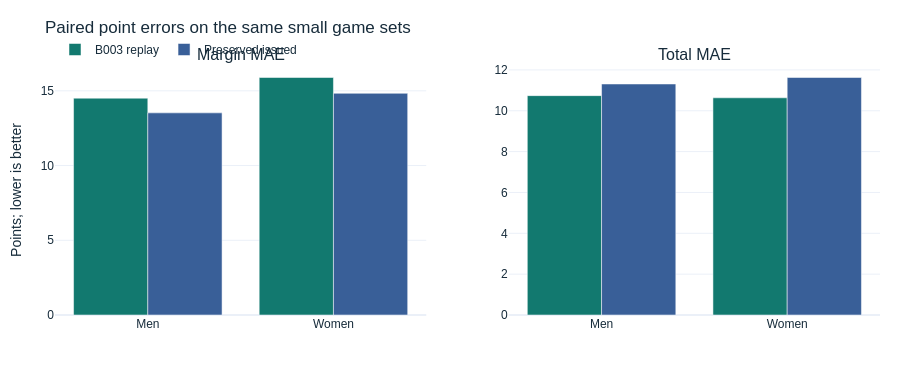

Source (notebook cell):
### Markdown cell above
## Direct common-game comparison — different evidence modes, exact same games

### Code cell
rows=[]
for p in DATA['paired']:
    for metric in (['accuracy','log_loss','brier'] if p['target']=='win' else ['mae','rmse']):
        x=p['metrics'][metric]
        rows.append([league(p['league']),p['target'],metric,p['games'],fmt(x['candidate'],6),fmt(x['reference'],6),fmt(x['candidate_minus_reference'],6)])
add('<section id="paired"><h2>Neither model wins every metric</h2><p>Thirty games have exact outcome matches to the preserved selected issues: 16 men’s and 14 women’s. The selected issue has lower log loss and margin MAE in both samples. B003 has lower total MAE in both. The men’s selected model picked 16 of 16 winners versus B003’s 15; both picked 10 of 14 women’s winners. '+cite('S5')+'</p>'+table(['League','Target','Metric','Games','B003 replay','Preserved issued','Replay − issued'],rows)+'<div class="note warn">The full issue archive has 32 games. Two men’s games have changed recorded tip times without an authenticated time alias and remain unscored. These small, selected cohorts and different evidence modes cannot establish an overall winner or support promotion.</div></section>')
fig=make_subplots(rows=1,cols=2,subplot_titles=['Margin MAE','Total MAE'])
for j,target in enumerate(['margin','total'],1):
    group=[p for p in DATA['paired'] if p['target']==target]
    for name,key,color in [('B003 replay','candidate','#12796f'),('Preserved issued','reference','#395f98')]:
        fig.add_bar(name=name,legendgroup=key,showlegend=j==1,x=[league(p['league']) for p in group],y=[p['metrics']['mae'][key] for p in group],marker_color=color,customdata=[p['games'] for p in group],hovertemplate='%{x}<br>MAE %{y:.3f} points<br>Games %{customdata}<extra>%{fullData.name}</extra>',row=1,col=j)
fig.update_layout(title='Paired point errors on the same small game sets',height=370,barmode='group',legend=dict(orientation='h',y=1.12))
fig.update_yaxes(title_text='Points; lower is better',col=1)
figure(fig,'paired-points','The selected cohort is not representative proof of full-season performance. Source/phase limitations remain. '+cite('S5'))

### Figure 1 — Plotly figure (JSON) as saved in the notebook; plotly's stock layout.template omitted (floating-point values rounded to 4 significant figures)
{"data": [{"customdata": [16, 14], "hovertemplate": "%{x}<br>MAE %{y:.3f} points<br>Games %{customdata}<extra>%{fullData.name}</extra>", "legendgroup": "candidate", "marker": {"color": "#12796f"}, "name": "B003 replay", "showlegend": true, "type": "bar", "x": ["Men", "Women"], "xaxis": "x", "y": [14.51, 15.89], "yaxis": "y"}, {"customdata": [16, 14], "hovertemplate": "%{x}<br>MAE %{y:.3f} points<br>Games %{customdata}<extra>%{fullData.name}</extra>", "legendgroup": "reference", "marker": {"color": "#395f98"}, "name": "Preserved issued", "showlegend": true, "type": "bar", "x": ["Men", "Women"], "xaxis": "x", "y": [13.52, 14.83], "yaxis": "y"}, {"customdata": [16, 14], "hovertemplate": "%{x}<br>MAE %{y:.3f} points<br>Games %{customdata}<extra>%{fullData.name}</extra>", "legendgroup": "candidate", "marker": {"color": "#12796f"}, "name": "B003 replay", "showlegend": false, "type": "bar", "x": ["Men", "Women"], "xaxis": "x2", "y": [10.74, 10.63], "yaxis": "y2"}, {"customdata": [16, 14], "hovertemplate": "%{x}<br>MAE %{y:.3f} points<br>Games %{customdata}<extra>%{fullData.name}</extra>", "legendgroup": "reference", "marker": {"color": "#395f98"}, "name": "Preserved issued", "showlegend": false, "type": "bar", "x": ["Men", "Women"], "xaxis": "x2", "y": [11.31, 11.63], "yaxis": "y2"}], "layout": {"annotations": [{"font": {"size": 16}, "showarrow": false, "text": "Margin MAE", "x": 0.225, "xanchor": "center", "xref": "paper", "y": 1.0, "yanchor": "bottom", "yref": "paper"}, {"font": {"size": 16}, "showarrow": false, "text": "Total MAE", "x": 0.775, "xanchor": "center", "xref": "paper", "y": 1.0, "yanchor": "bottom", "yref": "paper"}], "barmode": "group", "font": {"color": "#172c3b", "family": "Arial"}, "height": 370, "legend": {"orientation": "h", "y": 1.12}, "margin": {"b": 55, "l": 55, "r": 20, "t": 65}, "paper_bgcolor": "white", "plot_bgcolor": "white", "title": {"text": "Paired point errors on the same small game sets"}, "xaxis": {"anchor": "y", "domain": [0.0, 0.45]}, "xaxis2": {"anchor": "y2", "domain": [0.55, 1.0]}, "yaxis": {"anchor": "x", "domain": [0.0, 1.0], "title": {"text": "Points; lower is better"}}, "yaxis2": {"anchor": "x2", "domain": [0.0, 1.0]}}}
